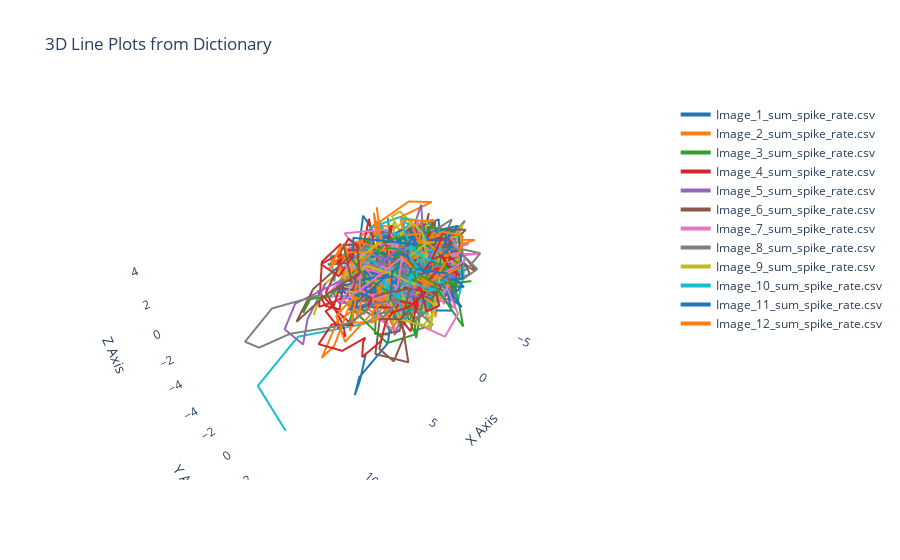

The code cell stored with this chart in its notebook:
### Code cell
import plotly.graph_objects as go
import numpy as np

fig = go.Figure()

colors = ['rgb(31, 119, 180)', 'rgb(255, 127, 14)', 'rgb(44, 160, 44)', 'rgb(214, 39, 40)', 
          'rgb(148, 103, 189)', 'rgb(140, 86, 75)', 'rgb(227, 119, 194)', 'rgb(127, 127, 127)', 
          'rgb(188, 189, 34)', 'rgb(23, 190, 207)']

for i, (key, matrix) in enumerate(data_pca_dict.items()):
    color = colors[i % len(colors)]
    
    x = matrix[:, 0]
    y = matrix[:, 1]
    z = matrix[:, 2]
    
    fig.add_trace(go.Scatter3d(
        x=x,
        y=y,
        z=z,
        mode='lines',
        line=dict(color=color, width=4),
        name=key
    ))

fig.update_layout(
    title='3D Line Plots from Dictionary',
    scene=dict(
        xaxis_title='X Axis',
        yaxis_title='Y Axis',
        zaxis_title='Z Axis',
        xaxis=dict(showgrid=False, gridcolor='white', backgroundcolor='white'),
        yaxis=dict(showgrid=False, gridcolor='white', backgroundcolor='white'),
        zaxis=dict(showgrid=False, gridcolor='white', backgroundcolor='white'),
        bgcolor='white' 
    )
)


fig.show()

### Figure 1 — Plotly figure (JSON) as saved in the notebook; plotly's stock layout.template omitted (floating-point values rounded to 4 significant figures; data arrays with more than 128 entries replaced by an {"elided": "..."} marker saying what was removed)
{"data": [{"line": {"color": "rgb(31, 119, 180)", "width": 4}, "mode": "lines", "name": "Image_1_sum_spike_rate.csv", "type": "scatter3d", "x": {"elided": "333 float values"}, "y": {"elided": "333 float values"}, "z": {"elided": "333 float values"}}, {"line": {"color": "rgb(255, 127, 14)", "width": 4}, "mode": "lines", "name": "Image_2_sum_spike_rate.csv", "type": "scatter3d", "x": {"elided": "333 float values"}, "y": {"elided": "333 float values"}, "z": {"elided": "333 float values"}}, {"line": {"color": "rgb(44, 160, 44)", "width": 4}, "mode": "lines", "name": "Image_3_sum_spike_rate.csv", "type": "scatter3d", "x": {"elided": "333 float values"}, "y": {"elided": "333 float values"}, "z": {"elided": "333 float values"}}, {"line": {"color": "rgb(214, 39, 40)", "width": 4}, "mode": "lines", "name": "Image_4_sum_spike_rate.csv", "type": "scatter3d", "x": {"elided": "333 float values"}, "y": {"elided": "333 float values"}, "z": {"elided": "333 float values"}}, {"line": {"color": "rgb(148, 103, 189)", "width": 4}, "mode": "lines", "name": "Image_5_sum_spike_rate.csv", "type": "scatter3d", "x": {"elided": "333 float values"}, "y": {"elided": "333 float values"}, "z": {"elided": "333 float values"}}, {"line": {"color": "rgb(140, 86, 75)", "width": 4}, "mode": "lines", "name": "Image_6_sum_spike_rate.csv", "type": "scatter3d", "x": {"elided": "333 float values"}, "y": {"elided": "333 float values"}, "z": {"elided": "333 float values"}}, {"line": {"color": "rgb(227, 119, 194)", "width": 4}, "mode": "lines", "name": "Image_7_sum_spike_rate.csv", "type": "scatter3d", "x": {"elided": "333 float values"}, "y": {"elided": "333 float values"}, "z": {"elided": "333 float values"}}, {"line": {"color": "rgb(127, 127, 127)", "width": 4}, "mode": "lines", "name": "Image_8_sum_spike_rate.csv", "type": "scatter3d", "x": {"elided": "333 float values"}, "y": {"elided": "333 float values"}, "z": {"elided": "333 float values"}}, {"line": {"color": "rgb(188, 189, 34)", "width": 4}, "mode": "lines", "name": "Image_9_sum_spike_rate.csv", "type": "scatter3d", "x": {"elided": "333 float values"}, "y": {"elided": "333 float values"}, "z": {"elided": "333 float values"}}, {"line": {"color": "rgb(23, 190, 207)", "width": 4}, "mode": "lines", "name": "Image_10_sum_spike_rate.csv", "type": "scatter3d", "x": {"elided": "333 float values"}, "y": {"elided": "333 float values"}, "z": {"elided": "333 float values"}}, {"line": {"color": "rgb(31, 119, 180)", "width": 4}, "mode": "lines", "name": "Image_11_sum_spike_rate.csv", "type": "scatter3d", "x": {"elided": "333 float values"}, "y": {"elided": "333 float values"}, "z": {"elided": "333 float values"}}, {"line": {"color": "rgb(255, 127, 14)", "width": 4}, "mode": "lines", "name": "Image_12_sum_spike_rate.csv", "type": "scatter3d", "x": {"elided": "333 float values"}, "y": {"elided": "333 float values"}, "z": {"elided": "333 float values"}}], "layout": {"scene": {"bgcolor": "white", "xaxis": {"backgroundcolor": "white", "gridcolor": "white", "showgrid": false, "title": {"text": "X Axis"}}, "yaxis": {"backgroundcolor": "white", "gridcolor": "white", "showgrid": false, "title": {"text": "Y Axis"}}, "zaxis": {"backgroundcolor": "white", "gridcolor": "white", "showgrid": false, "title": {"text": "Z Axis"}}}, "title": {"text": "3D Line Plots from Dictionary"}}}
